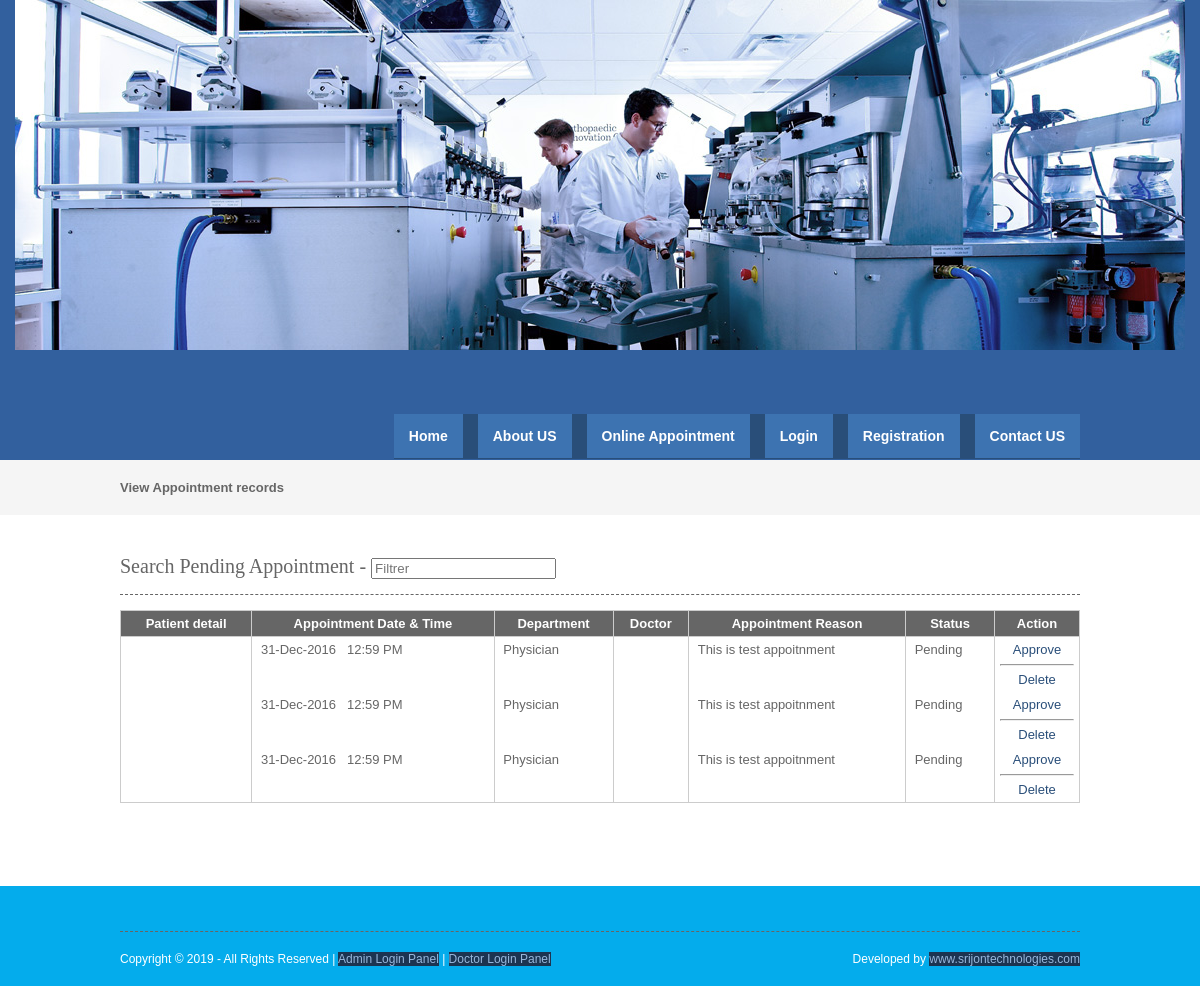
Page /viewappointmentpending.php on the committed database.
### tables this page shows
CREATE TABLE `appointment` (
  `appointmentid` int(10) NOT NULL,
  `appointmenttype` varchar(25) NOT NULL,
  `patientid` int(10) NOT NULL,
  `roomid` int(10) NOT NULL,
  `departmentid` int(10) NOT NULL,
  `appointmentdate` date NOT NULL,
  `appointmenttime` time NOT NULL,
  `doctorid` int(10) NOT NULL,
  `status` varchar(10) NOT NULL,
  `app_reason` text NOT NULL
);

CREATE TABLE `department` (
  `departmentid` int(10) NOT NULL,
  `departmentname` varchar(100) NOT NULL,
  `description` text NOT NULL,
  `status` varchar(10) NOT NULL
);

### viewappointmentpending.php (the view, shortened to what this page needs)
<?php
include("header.php");
include("dbconnection.php");
?>
<div class="wrapper col2">
  <div id="breadcrumb">
    <ul>
      <li class="first">View Appointment records</li></ul>
  </div>
</div>
<div class="wrapper col4">
  <div id="container">
<section class="container">
<h2>Search Pending Appointment - <input type="search" class="light-table-filter" data-table="order-table" placeholder="Filtrer" /></h2>
	<table class="order-table">
      <thead>
        <tr>
          <th>Patient detail</th>
          <th>Appointment Date &  Time</th>
          <th>Department</th>
          <th>Doctor</th>
          <th>Appointment Reason</th>
          <th>Status</th>
          <th><div align="center">Action</div></th>
        </tr>
        </thead>
        <tbody>
          <?php
		$sql ="SELECT * FROM appointment WHERE (status='Pending' OR status='Inactive')";
		$qsql = mysqli_query($con,$sql);
		while($rs = mysqli_fetch_array($qsql))
		{
			$sqlpat = "SELECT * FROM patient WHERE patientid='$rs[patientid]'";
			$qsqlpat = mysqli_query($con,$sqlpat);
			$rspat = mysqli_fetch_array($qsqlpat);
			$sqldept = "SELECT * FROM department WHERE departmentid='$rs[departmentid]'";
			$qsqldept = mysqli_query($con,$sqldept);
			$rsdept = mysqli_fetch_array($qsqldept);
			$sqldoc= "SELECT * FROM doctor WHERE doctorid='$rs[doctorid]'";
			$qsqldoc = mysqli_query($con,$sqldoc);
			$rsdoc = mysqli_fetch_array($qsqldoc);
        echo "<tr>
          <td>&nbsp;$rspat[patientname]<br>&nbsp;$rspat[mobileno]</td>
			 <td>&nbsp;" . date("d-M-Y",strtotime($rs[appointmentdate])) . " &nbsp; " . date("H:i A",strtotime($rs[appointmenttime])) . "</td>
		    <td>&nbsp;$rsdept[departmentname]</td>
			   <td>&nbsp;$rsdoc[doctorname]</td>
			    <td>&nbsp;$rs[app_reason]</td>
			    <td>&nbsp;$rs[status]</td>
          <td><div align='center'>";
		  if($rs[status] != "Approved")
		  {
				  if(!(isset($_SESSION[patientid])))
				  {
						  echo "<a href='appointmentapproval.php?editid=$rs[appointmentid]&patientid=$rs[patientid]'>Approve</a><hr>";
				  }
				 echo "  <a href='viewappointment.php?delid=$rs[appointmentid]'>Delete</a>";
		  }
		  else
		  {
				echo "<a href='patientreport.php?patientid=$rs[patientid]&appointmentid=$rs[appointmentid]'>View Report</a>";
		  }
		 echo "</center></td></tr>";
		}
		?>
      </tbody>
    </table>
    </section>
    <p>&nbsp;</p>
  </div>
</div>
 <?php
include("footer.php");
?>

### layout/styles/layout.css (style rules this page uses)
html { overflow-y:scroll; }
body { margin:0; padding:0; font-size:13px; font-family:verdana, Arial, Helvetica, sans-serif; color:#FFFFFF; background-color:#4F473A; }
a { outline:none; text-decoration:none; }
div.wrapper { display:block; width:100%; margin:0; text-align:left; }
.col2 { color:#666666; background-color:#F5F5F5; }
.col3, .col4 { color:#666666; background-color:#FFFFFF; }
#head, #gallery, #breadcrumb, #container, #footer { display:block; position:relative; width:960px; margin:0 auto; }
#breadcrumb { padding:20px 0; }
#breadcrumb ul { margin:0; padding:0; list-style:none; }
#breadcrumb ul li { display:inline; }
#breadcrumb ul li.first { font-weight:bold; }
#container { padding:40px 0; }
#container h1, #container h2, #container h3, #container h4, #container h5, #container h6 { margin:0 0 15px 0; padding:0 0 15px 0; line-height:normal; font-weight:normal; font-size:20px; font-family:Georgia, "Times New Roman", Times, serif; border-bottom:1px dashed #666666; }
#container a { color:#294E79; background-color:#FFFFFF; }

### layout/styles/tables.css (style rules this page uses)
table { width:100%; border-collapse:collapse; table-layout:auto; vertical-align:top; margin-bottom:15px; border:1px solid #CCCCCC; }
table thead th { color:#FFFFFF; background-color:#666666; border:1px solid #CCCCCC; border-collapse:collapse; text-align:center; table-layout:auto; vertical-align:middle; }
table tbody td { vertical-align:top; border-collapse:collapse; border-left:1px solid #CCCCCC; border-right:1px solid #CCCCCC; }
table thead th, table tbody td { padding:5px; border-collapse:collapse; }

### rows in the picture
appointment: appointmentdate "31-Dec-2016", appointmenttime "12:59 PM", departmentid.departmentname "Physician", app_reason "This is test appoitnment", status "Pending"
appointment: appointmentdate "31-Dec-2016", appointmenttime "12:59 PM", departmentid.departmentname "Physician", app_reason "This is test appoitnment", status "Pending"
appointment: appointmentdate "31-Dec-2016", appointmenttime "12:59 PM", departmentid.departmentname "Physician", app_reason "This is test appoitnment", status "Pending"
